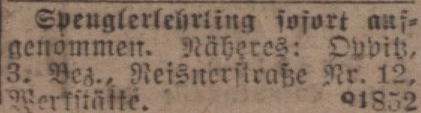
#> input picture image_processing/Images/krz_19190525_013_38_job_offer.png, 421 x 113 px
$ jupyter execute --allow-errors image_processing.ipynb
#> lines starting #> are read from the running program, lines starting #| are printed output that depends on the picture
# Image Processing

### 1) Loading and displaying an image

[cell 1]
# Import from PIL
from PIL import Image
from IPython.display import display

# Set path to your image
image_path = 'Images/krz_19190525_013_38_job_offer.png'

# Open the image
image = Image.open(image_path)
#> image is the input picture: PIL image 421x113 RGB; mean R, G, B 138, 116.6, 99.4

# Show the image
display(image)

### 2) Image cropping and resizing

[cell 2]
# Get image size (width, height)
print(image.size)
#| (421, 113)

[cell 3]
# Crop the image
cropped_image = image.crop((25, 5, 260, 35))
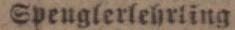
#> cropped_image: PIL image 235x30 RGB; mean R, G, B 129.4, 109.9, 93.5
display(cropped_image)

[cell 4]
import numpy as np

half_width = int(np.round(image.size[0]/2))
#> half_width = 210
half_height = int(np.round(image.size[1]/2))
#> half_height = 56

# Resize the image
resized_image = image.resize((half_width, half_height))
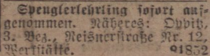
#> resized_image: PIL image 210x56 RGB; mean R, G, B 138, 116.6, 99.3
display(resized_image)

### 5) Working with cv2

[cell 5]
# Import OpenCV
import cv2

# Set path to your image
image_path = 'Images/krz_19190525_013_38_job_offer.png'

# Load the image
job_ad_image = cv2.imread(image_path)

# Show the image
#cv2.imshow("Image", job_ad_image)
#cv2.waitKey(0)
#cv2.destroyAllWindows()

# For direct display in the Jupyter Notebook:
job_ad_image_rgb = cv2.cvtColor(job_ad_image, cv2.COLOR_BGR2RGB)
job_ad_image_pil = Image.fromarray(job_ad_image_rgb)
display(job_ad_image_pil)

$ run again, with image_processing/Images/krz_19190525_10.jpg saved as image_processing/Images/krz_19190525_013_38_job_offer.png
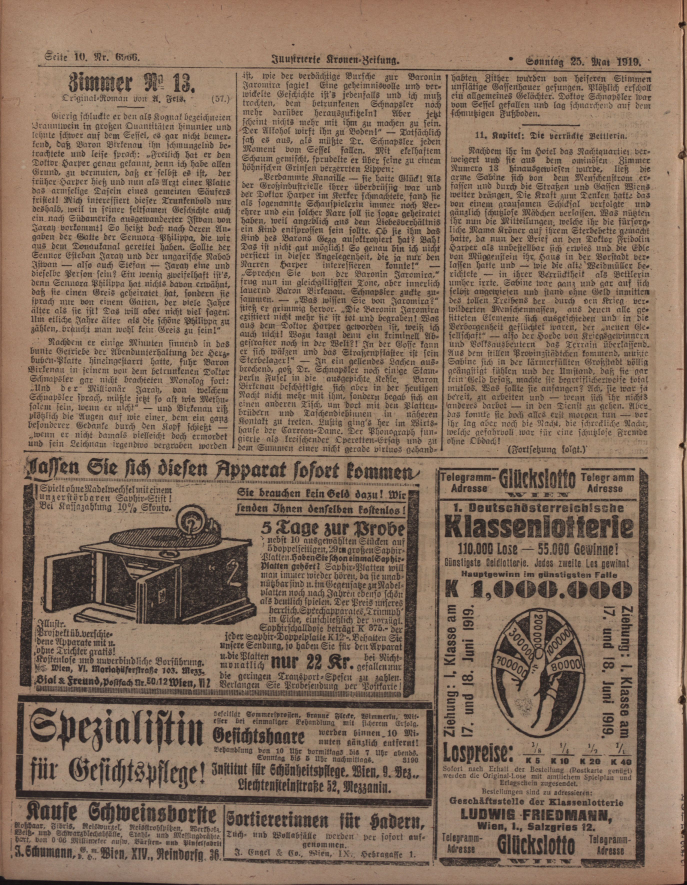
#> input picture image_processing/Images/krz_19190525_10.jpg, 2747 x 3538 px (shown at 1/4 size)
#> image is the input picture: PIL image 2747x3538 RGB; mean R, G, B 136.4, 113.9, 95.7
#| (2747, 3538)
#> `cropped_image = image.crop((25, 5, 260, 35))`:
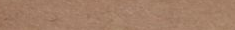
#> cropped_image: PIL image 235x30 RGB; mean R, G, B 162.5, 126.9, 103.8
